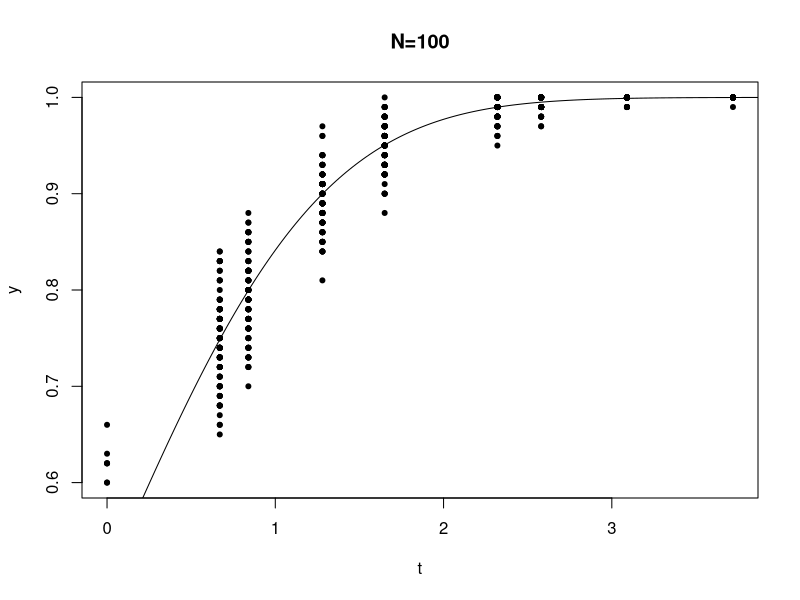
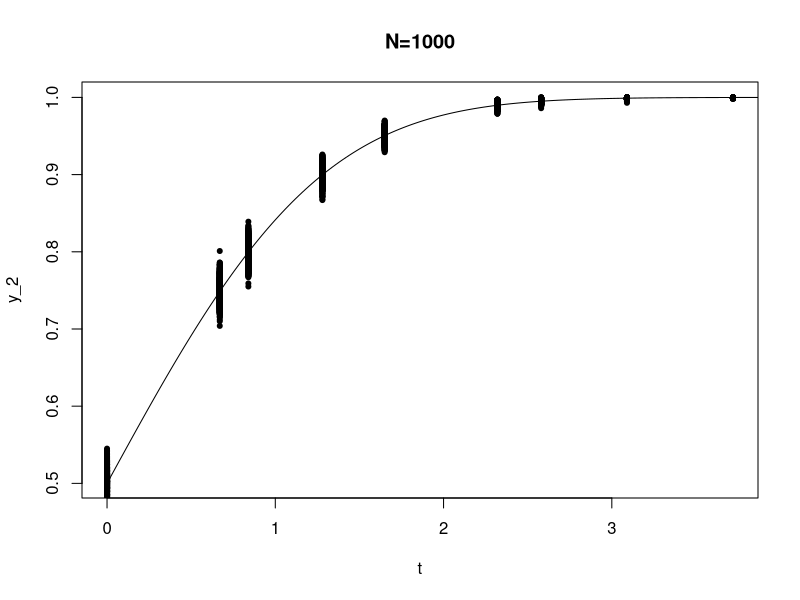
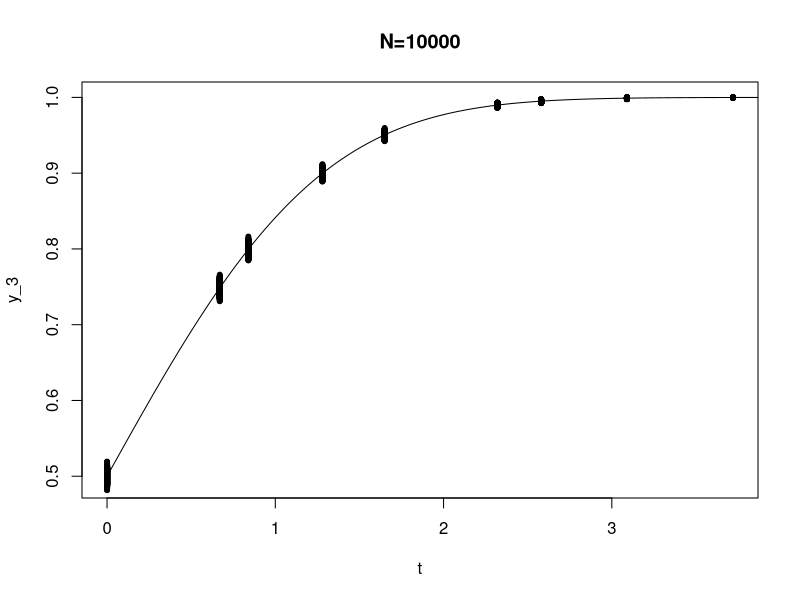

Generate these figures, in order, with R:
## ---- chunk 1
knitr::opts_chunk$set(echo = TRUE)
## ---- chunk 2
set.seed(1)
X <- rnorm(100, mean = 0, sd = 1)
knitr::kable(X)
## ---- chunk 3
t <- c(0.0, 0.67, 0.84, 1.28, 1.65, 2.32, 2.58, 3.09, 3.72)
y <- matrix(data = "numeric", nrow = 100, ncol = 9)
X <- rnorm(100, mean = 0, sd = 1)
for (i in 1:9){
  y[1,i] <- 1/100 * sum( I(X <= t[i]) )}
plot(t, y[1, ], ylab = "y", main = "N=100", pch = 20)
for (j in 2:100){
X <- rnorm(100, mean = 0, sd = 1)
for (i in 1:9){
y[j,i] <- 1/100 * sum( I(X <= t[i]) )}
points(t, y[j, ], pch = 20)}
m <- seq(0,4,by = .02)
n <- pnorm(m, mean = 0, sd = 1)
lines(m,n)
## ---- chunk 4
t <- c(0.0, 0.67, 0.84, 1.28, 1.65, 2.32, 2.58, 3.09, 3.72)
y_2 <- matrix(data = "numeric", nrow = 1000, ncol = 9)
X_2 <- rnorm(1000, mean = 0, sd = 1)
for (i in 1:9){
  y_2[1,i] <- 1/1000 * sum( I(X_2 <= t[i]) )}
plot(t, y_2[1, ], ylab = "y_2", main = "N=1000", pch = 20)
for (j in 2:1000){
  X_2 <- rnorm(1000, mean = 0, sd = 1)
  for (i in 1:9){
    y_2[j,i] <- 1/1000 * sum( I(X_2 <= t[i]) )}
  points(t, y_2[j, ], pch = 20)}
m <- seq(0,4,by = .02)
n <- pnorm(m, mean = 0, sd = 1)
lines(m,n)
## ---- chunk 5
t <- c(0.0, 0.67, 0.84, 1.28, 1.65, 2.32, 2.58, 3.09, 3.72)
y_3 <- matrix(data = "numeric", nrow = 10000, ncol = 9)
X_3 <- rnorm(10000, mean = 0, sd = 1)
for (i in 1:9){
  y_3[1,i] <- 1/10000 * sum( I(X_3 <= t[i]) )}
plot(t, y_3[1, ], ylab = "y_3", main = "N=10000", pch = 20)
for (j in 2:10000){
  X_3 <- rnorm(10000, mean = 0, sd = 1)
  for (i in 1:9){
    y_3[j,i] <- 1/10000 * sum( I(X_3 <= t[i]) )}
  points(t, y_3[j, ], pch = 20)}
m <- seq(0,4,by = .02)
n <- pnorm(m, mean = 0, sd = 1)
lines(m,n)
